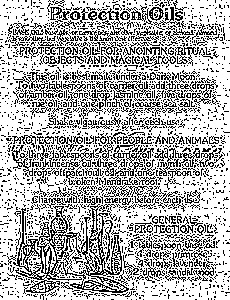
#> input picture 23-7-2020_IP_Task_Ashwin_Uikey/gauss.jpg, 230 x 300 px, given in place of text.jpg, which was not available
$ python task.py
#> lines starting #> are read from the running program, lines starting #| are printed output that depends on the picture; pictures that were not available may be replaced by others from this repository, and a replacement may not be noted
import cv2
img=cv2.imread(r"E:\RoboSpark Task\23-7-2020_IP_Task_Ashwin_Uikey\text.jpg")
#> img is the input picture: shape (300, 230, 3); min 0, max 255, mean 174.6
cv2.imshow("original",img)

#read image
grayimg=cv2.cvtColor(img,cv2.COLOR_RGB2GRAY)
hsvimg=cv2.cvtColor(img,cv2.COLOR_RGB2HSV)
#> hsvimg: shape (300, 230, 3); mean H, S, V 0, 0, 174.6

#convert to gray and hsv
cv2.imshow("gray",grayimg)
cv2.imshow("hsv",hsvimg)

#resize
resizeimg=cv2.resize(img,(350,320))
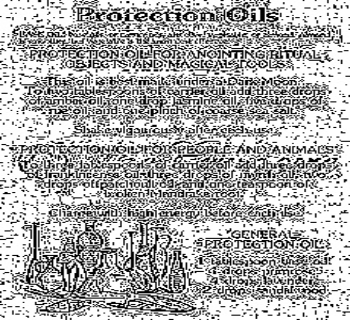
#> resizeimg: shape (320, 350, 3); min 0, max 255, mean 174.5
cv2.imshow("resize image",resizeimg)

#print
print("Dimensions of Original Image : ",img.shape,img.size)
#| Dimensions of Original Image :  (300, 230, 3) 207000
print("Dimensions of Resized Image : ",resizeimg.shape,resizeimg.size)
#| Dimensions of Resized Image :  (320, 350, 3) 336000

#threshold
ret,thresh0 = cv2.threshold(grayimg,150,255,cv2.THRESH_BINARY)
#> thresh0: shape (300, 230); 68.6% white; black in thin lines or dots
ret,thresh1 = cv2.threshold(grayimg,150,255,cv2.THRESH_BINARY_INV)
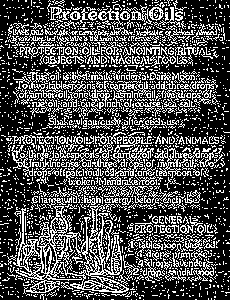
#> thresh1: shape (300, 230); 31.4% white in thin lines or dots
ret,thresh2 = cv2.threshold(grayimg,150,255,cv2.THRESH_OTSU)
#> ret = 8

cv2.imshow("Binary",thresh0)
cv2.imshow("Binary Inversion",thresh1)
cv2.imshow("OTSU",thresh2)

#adaptive
mean = cv2.adaptiveThreshold(grayimg,255,cv2.ADAPTIVE_THRESH_MEAN_C,cv2.THRESH_BINARY,3,2)
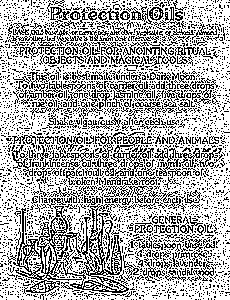
#> mean: shape (300, 230); 67% white; black in thin lines or dots
gauss = cv2.adaptiveThreshold(grayimg,255,cv2.ADAPTIVE_THRESH_GAUSSIAN_C,cv2.THRESH_BINARY,3,2)
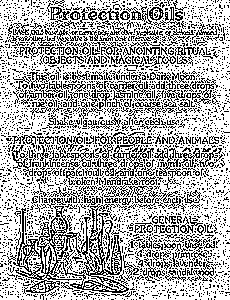
#> gauss: shape (300, 230); 67.2% white; black in thin lines or dots

cv2.imshow("Mean",mean)
cv2.imshow("Gauss",gauss)


#saving images
titles = ['original','resized','gray_image','HSV_image','binary','binary_inv','otsu','mean','gauss']
names = [img,resizeimg,grayimg,hsvimg,thresh0,thresh1,thresh2,mean,gauss]

for i in range(len(titles)):
    cv2.imwrite(f"E:/RoboSpark Task/23-7-2020_IP_Task_Ashwin_Uikey/{titles[i]}.jpg",names[i])


cv2.waitKey(0)
cv2.destroyAllWindows()
